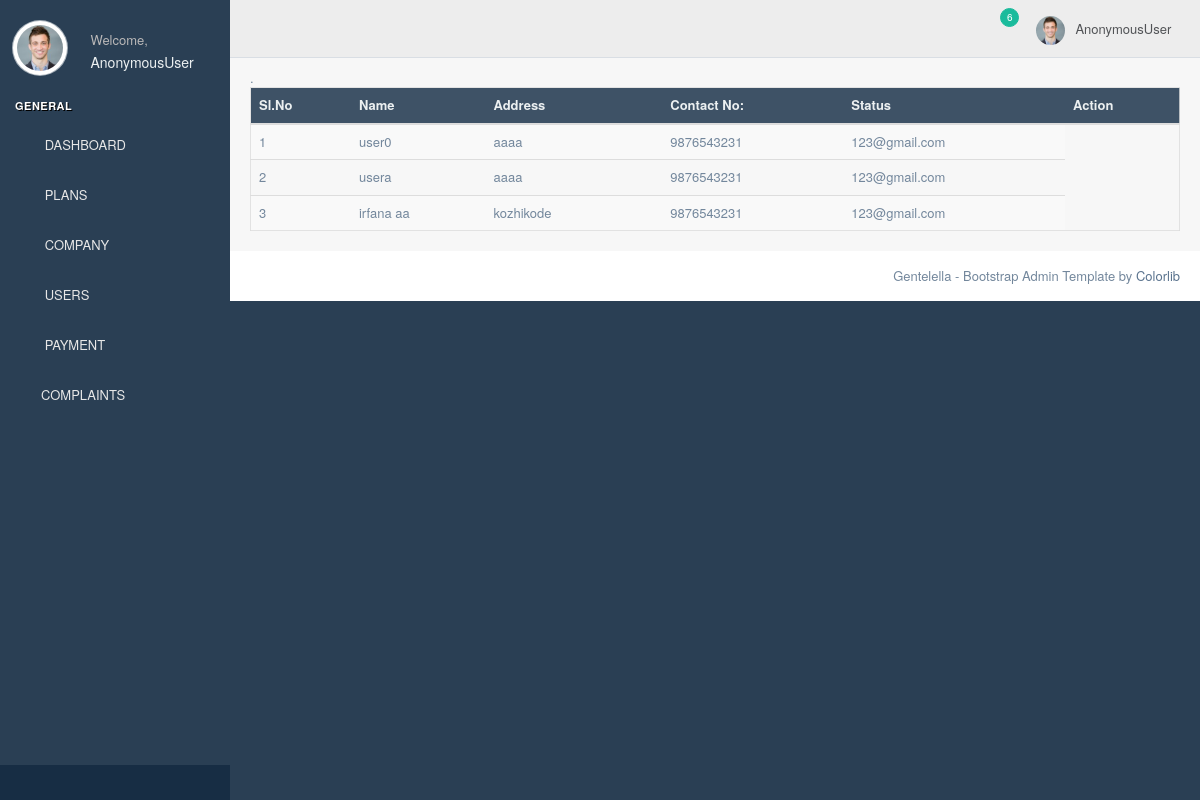
/view_users, run on an earlier commit of the app's database.
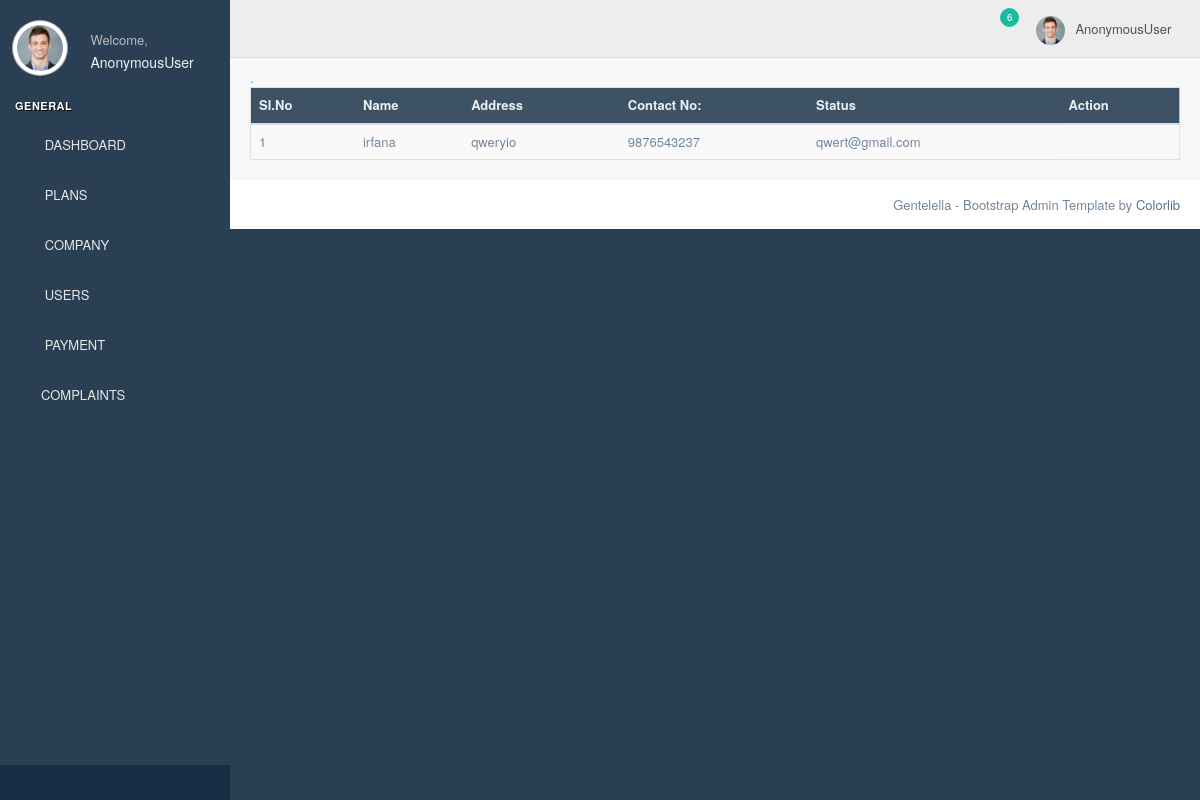
And on a later commit of the database.
### homeapp/models.py (models this page shows)
class users(models.Model):
    user=models.OneToOneField(Login,on_delete=models.CASCADE,related_name='users')
    name=models.CharField(max_length=100)
    contact_no = models.CharField(max_length=100)
    email = models.EmailField()
    address = models.TextField(max_length=200)
    def __str__(self):
        return self.name

### homeapp/adminviews.py (the view)
# urls.py: path('view_users',adminviews.view_users,name='view_users'),
def view_users(request):
    print("hello")
    n = users.objects.all()
    print(n)
    return render(request,'admintemp/viewusers.html', {'n':n})

### templates/admintemp/viewusers.html (shortened to what this page needs)
{% extends 'admintemp/ahome.html' %}
{% block content %}
.
<div class="table-responsive">
    <table class="table table-striped jambo_table bulk_action">
                        <thead>
                          <tr class="headings">
                            <th class="column-title">Sl.No </th>
                            <th class="column-title">Name </th>
                            <th class="column-title">Address </th>
                            <th class="column-title">Contact No: </th>
                            <th class="column-title">Status </th>
                            <th class="column-title no-link last"><span class="nobr">Action</span>
                            </th>
                          </tr>
                        </thead>
                        <tbody>
                        {% for i in n %}
                          <tr class="even pointer">
                            <td class=" ">{{forloop.counter}}</td>
                            <td class=" ">{{i.name}}</td>
                            <td class=" ">{{i.address}} <i class="success fa fa-long-arrow-up"></i></td>
                            <td class=" ">{{i.contact_no}}</td>
                            <td class=" ">{{i.email}}</td>
                          </tr>
                        {% endfor %}
                        </tbody>
                      </table>
                    </div>
{% endblock %}

What changed in the data, as far as the page shows it:
removed users: name "usera", address "aaaa", contact_no "9876543231", email "123@gmail.com"
removed users: name "irfana aa", address "kozhikode", contact_no "9876543231", email "123@gmail.com"
changed users: name "user0" → "irfana"; address "aaaa" → "qweryio"; contact_no "9876543231" → "9876543237"; email "123@gmail.com" → "qwert@gmail.com"
